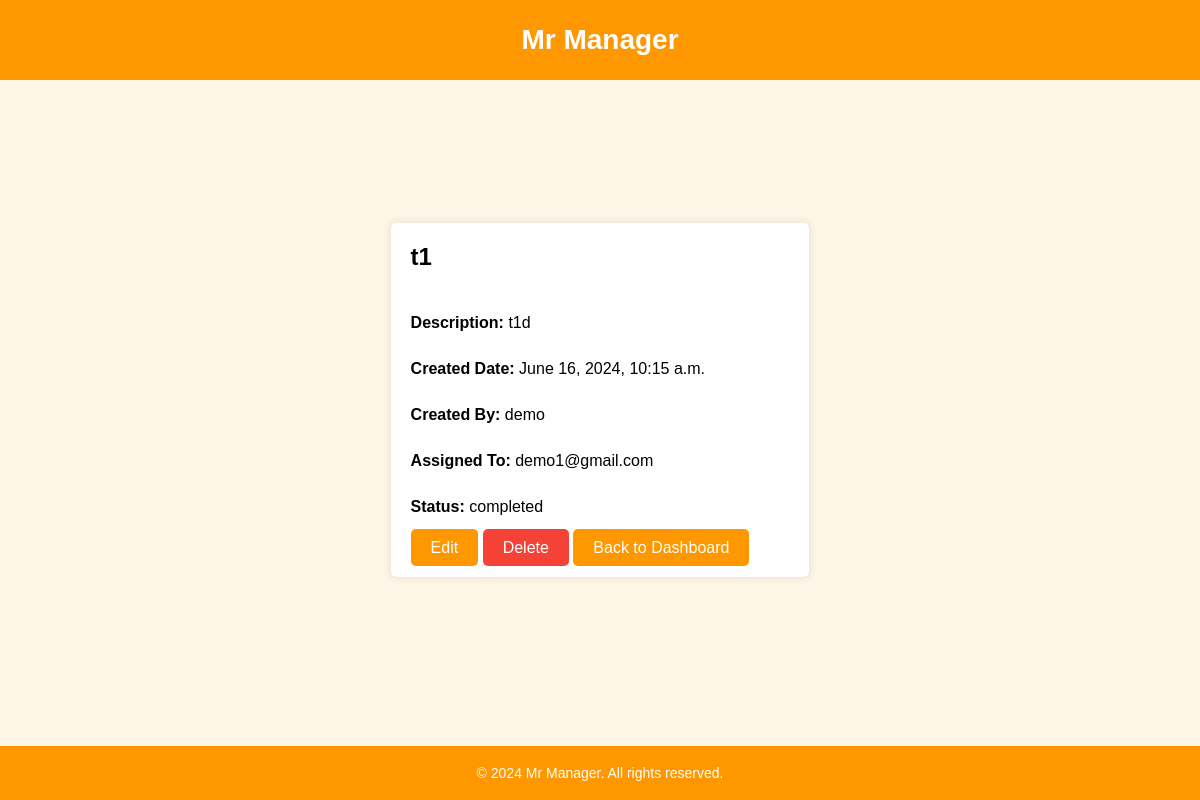
The page /view_task/1/ on the database as committed earlier.
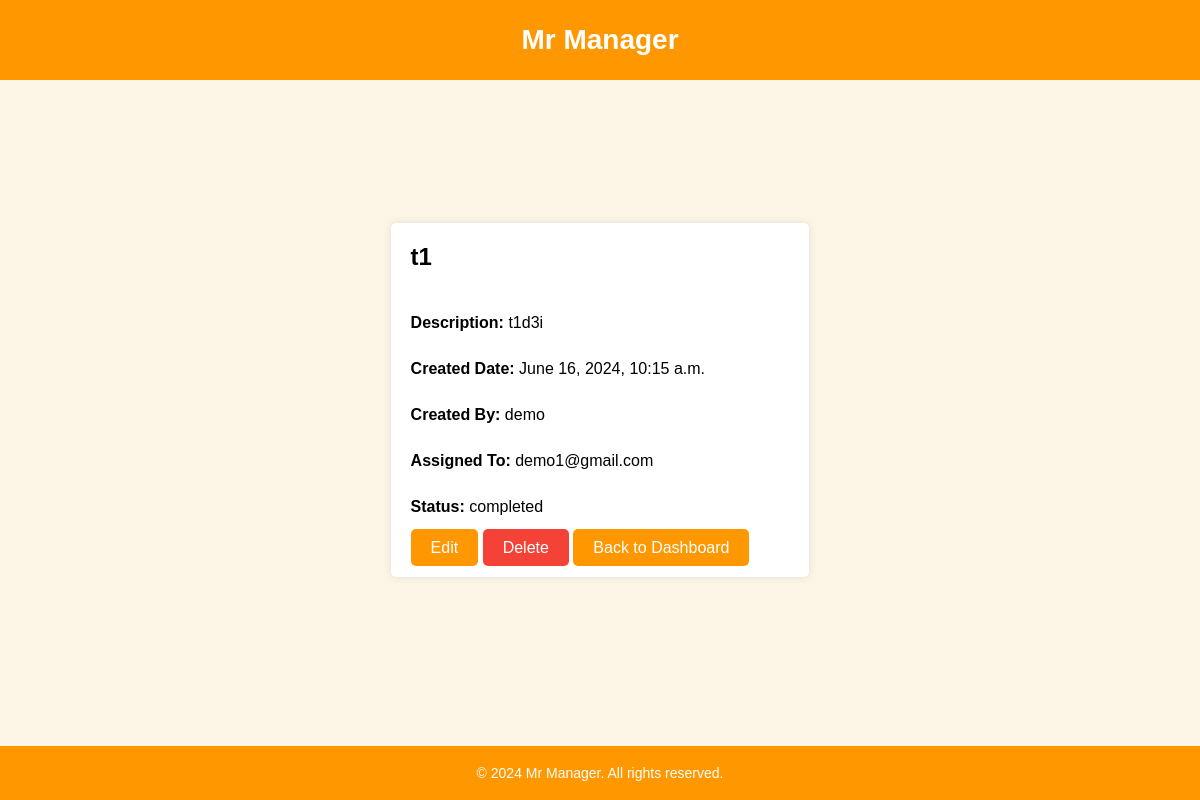
The same page on the database as committed later.
### mr_manager_app/models.py (models this page shows, shortened)
class Task(models.Model):
    task_name = models.CharField(max_length=200)
    task_description = models.TextField()
    created_date = models.DateTimeField(auto_now_add=True)
    created_by = models.ForeignKey(User, related_name='tasks_created', on_delete=models.CASCADE)
    assigned_to = models.EmailField()
    status = models.CharField(max_length=10, default='pending')  # completed or pending

### mr_manager_app/views.py (the view)
# urls.py: path('view_task/<int:task_id>/', views.viewTask, name='view_task'),
def viewTask(request, task_id):
    task = Task.objects.get(id=task_id)
    return render(request, 'view_task.html', {'task': task})

### mr_manager_app/templates/view_task.html (shortened to what this page needs)
<!DOCTYPE html>
<html lang="en">
<head>
</head>
<body>
    <header>
        <h1>Mr Manager</h1>
    </header>
    <div class="content">
        <div class="task-details">
            <h2>{{ task.task_name }}</h2><br>
            <p><strong>Description:</strong> {{ task.task_description }}</p><br>
            <p><strong>Created Date:</strong> {{ task.created_date }}</p><br>
            <p><strong>Created By:</strong> {{ task.created_by.username }}</p><br>
            <p><strong>Assigned To:</strong> {{ task.assigned_to }}</p><br>
            <p><strong>Status:</strong> {{ task.status }}</p><br>
            <div>
                <a href="/edit_task/{{task.id}}" class="button">Edit</a>
                <a href="/delete_task/{{task.id}}" class="button" style="background-color: #f44336;">Delete</a>
                <a href="/dashboard" class="button">Back to Dashboard</a>
            </div>
        </div>
    </div>
    <footer>
        <p>&copy; 2024 Mr Manager. All rights reserved.</p>
    </footer>
</body>
</html>

Rows that differ between the two databases and show on the page:
changed Task "demo1@gmail.com": task_description "t1d" → "t1d3i"
